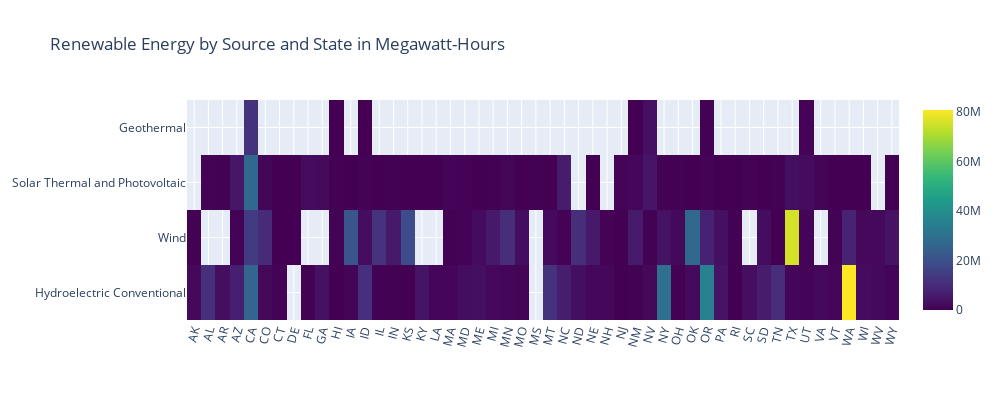

Notebook cell for this chart:
### Code cell
heat = ((by_state['Energy_Source'] == 'Hydroelectric Conventional') | (by_state['Energy_Source'] == 'Solar Thermal and Photovoltaic')
| (by_state['Energy_Source'] == 'Wind') | (by_state['Energy_Source'] == 'Geothermal')) & (by_state['Type_of_producer'] == 
            "Total Electric Power Industry") & (by_state['Year'] == 2018)
heat = by_state[heat]

drop = []

drop.append(heat.index[heat['State'] == 'US-Total'])

for thing in drop:
    heat = heat.drop(index=thing)

data = [
    go.Heatmap(
        z=heat['Generation(Megawatt_Hours)'],
        x=heat['State'],
        y=heat['Energy_Source'],
        colorscale='Viridis',
    )
]
               
layout = go.Layout(
    title='Renewable Energy by Source and State in Megawatt-Hours',
    xaxis=dict(
        tickmode='linear',
        tickangle = 285
    ),
    width=1000,
    height=400
)

fig = go.Figure(data=data, layout=layout)
plotly.offline.plot(fig, filename='State_heat_map.html', auto_open=False)
fig.show()

### Figure 1 — Plotly figure (JSON) as saved in the notebook; plotly's stock layout.template omitted (floating-point values rounded to 4 significant figures; data arrays with more than 128 entries replaced by an {"elided": "..."} marker saying what was removed)
{"data": [{"colorscale": [[0, "#440154"], [0.1111, "#482878"], [0.2222, "#3e4989"], [0.3333, "#31688e"], [0.4444, "#26828e"], [0.5556, "#1f9e89"], [0.6667, "#35b779"], [0.7778, "#6ece58"], [0.8889, "#b5de2b"], [1, "#fde725"]], "type": "heatmap", "x": {"elided": "142 str values"}, "y": {"elided": "142 str values"}, "z": {"elided": "142 int values"}}], "layout": {"height": 400, "title": {"text": "Renewable Energy by Source and State in Megawatt-Hours"}, "width": 1000, "xaxis": {"tickangle": -75, "tickmode": "linear"}}}
